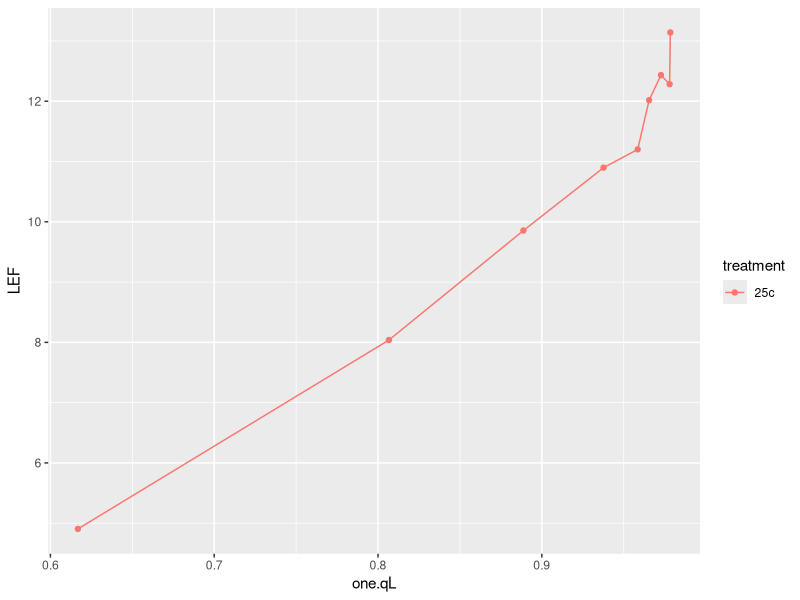
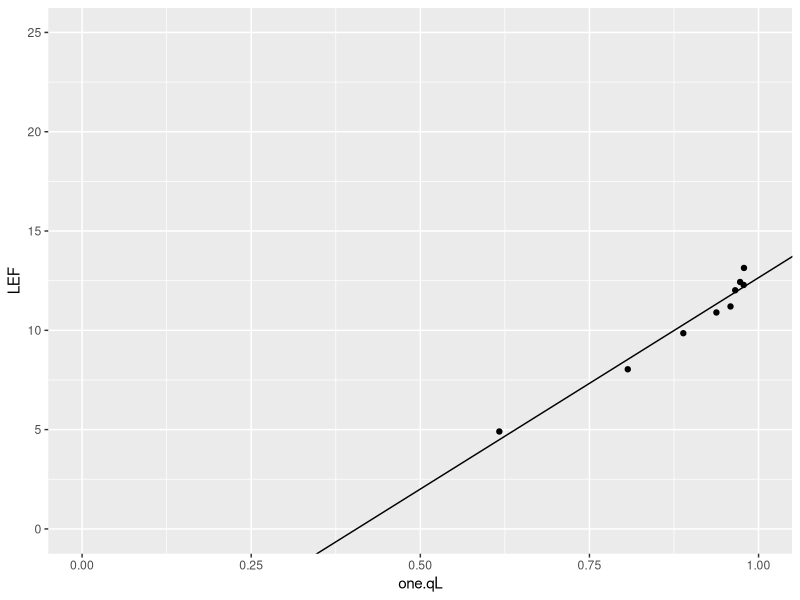
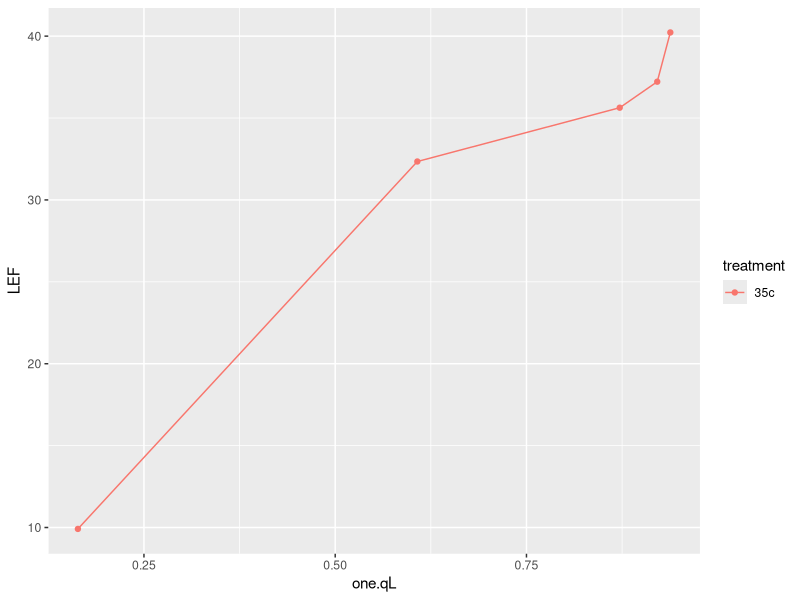
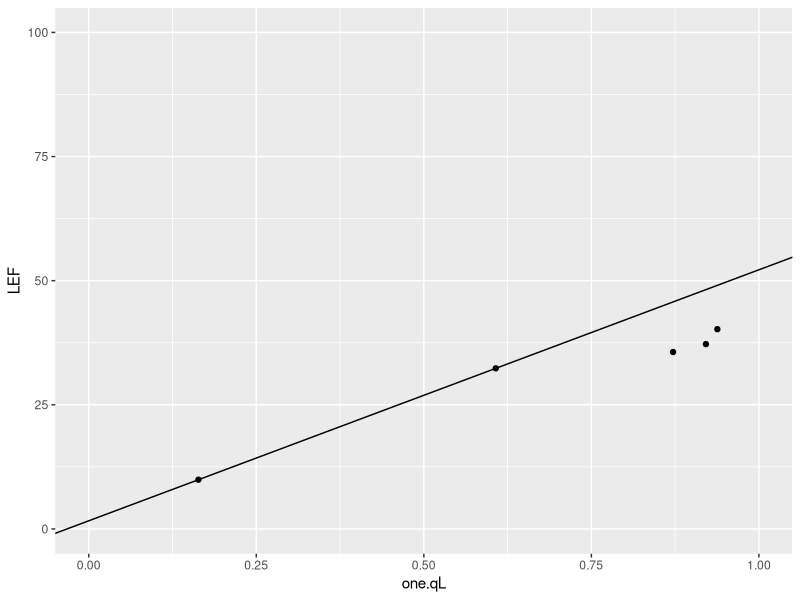
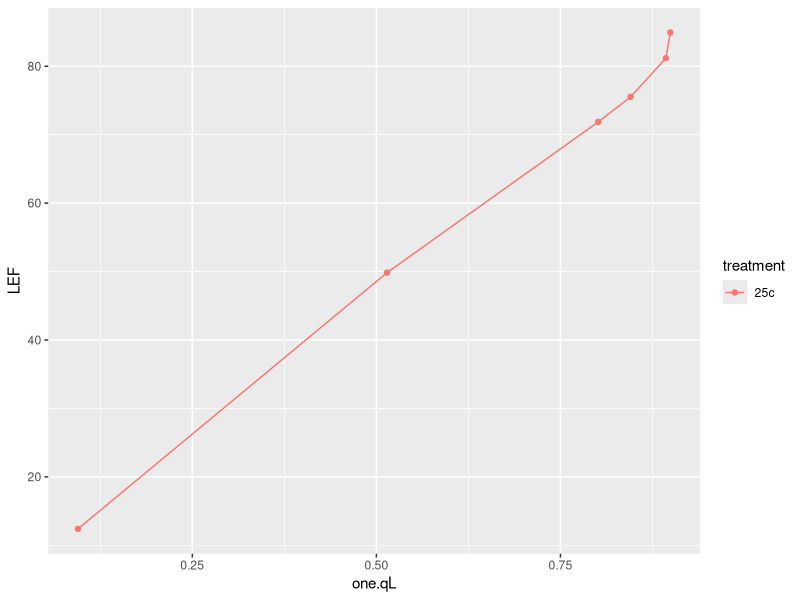
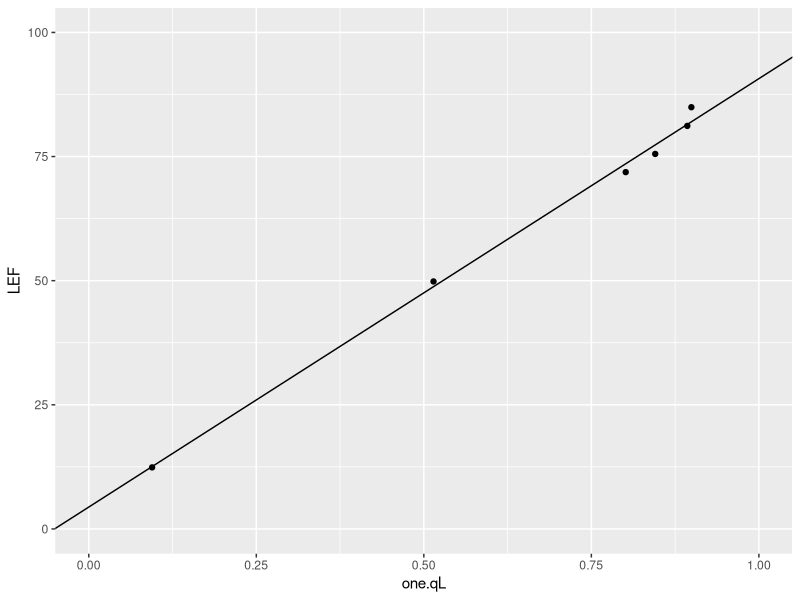
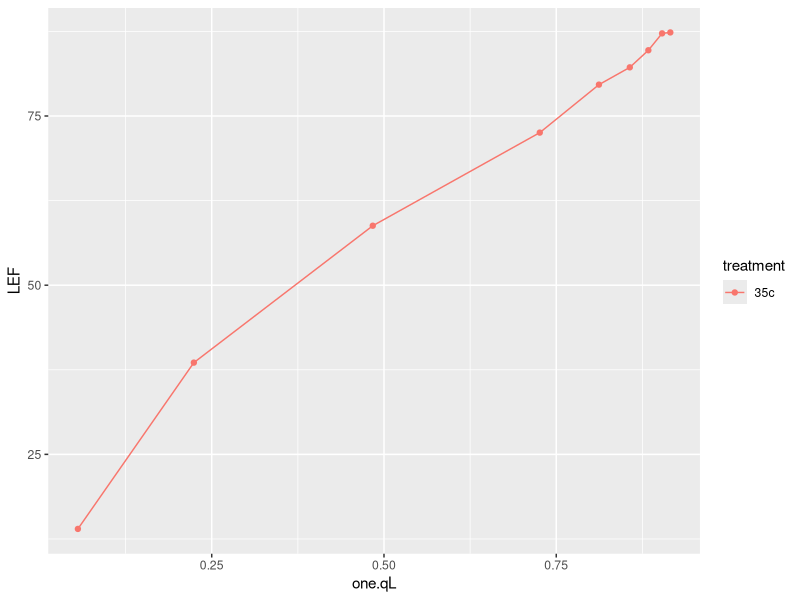
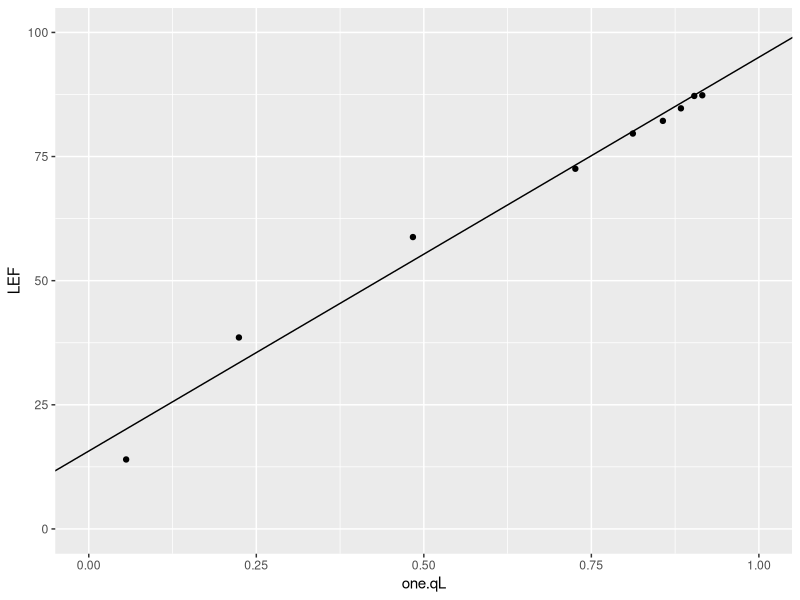

These charts were generated, in order, by the following R code:
### Load Libraries
library(tidyverse)

### read in .csv
lrc_18 <- read.csv("lrc_18.csv")



### Curve 1
gg_1 <- lrc_18 %>% 
  filter(id == "gg_1")
ggplot(gg_1, aes(x = one.qL, y = LEF, color = treatment, group = id)) + geom_point() + geom_line()
# creating linear model
lm_gg1 <- lm(LEF ~ one.qL, data = gg_1, subset = one.qL > 0.6)
# creating slope and intercept
gg_1_slope <- coef(lm_gg1)[2]
gg_1_intercept <- coef(lm_gg1)[1]
# plot
ggplot(gg_1, aes(one.qL, LEF)) +
  geom_point() +
  geom_abline(
    slope = gg_1_slope,
    intercept = gg_1_intercept) +
  scale_x_continuous(
    limits = c(0, 1)) + 
  scale_y_continuous(
    limits = c(0, 25))



### Curve 2
gg_2 <- lrc_18 %>% 
  filter(id == "gg_2")
ggplot(gg_2, aes(x = one.qL, y = LEF, color = treatment, group = id)) + geom_point() + geom_line()
# creating linear model
lm_gg2 <- lm(LEF ~ one.qL, data = gg_2, subset = one.qL < 0.8)
# creating slope and intercept
gg_2_slope <- coef(lm_gg2)[2]
gg_2_intercept <- coef(lm_gg2)[1]
# plot
ggplot(gg_2, aes(one.qL, LEF)) +
  geom_point() +
  geom_abline(
    slope = gg_2_slope,
    intercept = gg_2_intercept) +
  scale_x_continuous(
    limits = c(0, 1)) + 
  scale_y_continuous(
    limits = c(0, 100))



### Curve 3
gg_3 <- lrc_18 %>% 
  filter(id == "gg_3")
ggplot(gg_3, aes(x = one.qL, y = LEF, color = treatment, group = id)) + geom_point() + geom_line()
# creating linear model
lm_gg3 <- lm(LEF ~ one.qL, data = gg_3, subset = one.qL < 0.9)
# creating slope and intercept
gg_3_slope <- coef(lm_gg3)[2]
gg_3_intercept <- coef(lm_gg3)[1]
# plot
ggplot(gg_3, aes(one.qL, LEF)) +
  geom_point() +
  geom_abline(
    slope = gg_3_slope,
    intercept = gg_3_intercept) +
  scale_x_continuous(
    limits = c(0, 1)) + 
  scale_y_continuous(
    limits = c(0, 100))



### Curve 4
gg_4 <- lrc_18 %>% 
  filter(id == "gg_4")
ggplot(gg_4, aes(x = one.qL, y = LEF, color = treatment, group = id)) + geom_point() + geom_line()
# creating linear model
lm_gg4 <- lm(LEF ~ one.qL, data = gg_4, subset = one.qL < 0.9)
# creating slope and intercept
gg_4_slope <- coef(lm_gg4)[2]
gg_4_intercept <- coef(lm_gg4)[1]
# plot
ggplot(gg_4, aes(one.qL, LEF)) +
  geom_point() +
  geom_abline(
    slope = gg_4_slope,
    intercept = gg_4_intercept) +
  scale_x_continuous(
    limits = c(0, 1)) + 
  scale_y_continuous(
    limits = c(0, 100))



### Curve 5
gg_5 <- lrc_18 %>% 
  filter(id == "gg_5")
ggplot(gg_5, aes(x = one.qL, y = LEF, color = treatment, group = id)) + geom_point() + geom_line()
# creating linear model
lm_gg5 <- lm(LEF ~ one.qL, data = gg_5, subset = one.qL < 0.99)
# creating slope and intercept
gg_5_slope <- coef(lm_gg5)[2]
gg_5_intercept <- coef(lm_gg5)[1]
# plot
ggplot(gg_5, aes(one.qL, LEF)) +
  geom_point() +
  geom_abline(
    slope = gg_5_slope,
    intercept = gg_5_intercept) +
  scale_x_continuous(
    limits = c(0, 1)) + 
  scale_y_continuous(
    limits = c(0, 100))


### Curve 6
gg_6 <- lrc_18 %>% 
  filter(id == "gg_6")
ggplot(gg_6, aes(x = one.qL, y = LEF, color = treatment, group = id)) + geom_point() + geom_line()
# creating linear model
lm_gg6 <- lm(LEF ~ one.qL, data = gg_6, subset = one.qL < 0.75)
# creating slope and intercept
gg_6_slope <- coef(lm_gg6)[2]
gg_6_intercept <- coef(lm_gg6)[1]
# plot
ggplot(gg_6, aes(one.qL, LEF)) +
  geom_point() +
  geom_abline(
    slope = gg_6_slope,
    intercept = gg_6_intercept) +
  scale_x_continuous(
    limits = c(0, 1)) + 
  scale_y_continuous(
    limits = c(0, 20))



### Curve 7
gg_7 <- lrc_18 %>% 
  filter(id == "gg_7")
ggplot(gg_7, aes(x = one.qL, y = LEF, color = treatment, group = id)) + geom_point() + geom_line()
# creating linear model
lm_gg7 <- lm(LEF ~ one.qL, data = gg_7, subset = one.qL < 0.9)
# creating slope and intercept
gg_7_slope <- coef(lm_gg7)[2]
gg_7_intercept <- coef(lm_gg7)[1]
# plot
ggplot(gg_7, aes(one.qL, LEF)) +
  geom_point() +
  geom_abline(
    slope = gg_7_slope,
    intercept = gg_7_intercept) +
  scale_x_continuous(
    limits = c(0, 1)) + 
  scale_y_continuous(
    limits = c(0, 100))



### Curve 8
gg_8 <- lrc_18 %>% 
  filter(id == "gg_8")
ggplot(gg_8, aes(x = one.qL, y = LEF, color = treatment, group = id)) + geom_point() + geom_line()
# creating linear model
lm_gg8 <- lm(LEF ~ one.qL, data = gg_8, subset = one.qL < 0.8)
# creating slope and intercept
gg_8_slope <- coef(lm_gg8)[2]
gg_8_intercept <- coef(lm_gg8)[1]
# plot
ggplot(gg_8, aes(one.qL, LEF)) +
  geom_point() +
  geom_abline(
    slope = gg_8_slope,
    intercept = gg_8_intercept) +
  scale_x_continuous(
    limits = c(0, 1)) + 
  scale_y_continuous(
    limits = c(0, 100))



### Curve 9
gg_9 <- lrc_18 %>% 
  filter(id == "gg_9")
ggplot(gg_9, aes(x = one.qL, y = LEF, color = treatment, group = id)) + geom_point() + geom_line()
# creating linear model
lm_gg9 <- lm(LEF ~ one.qL, data = gg_9, subset = one.qL < 0.9)
# creating slope and intercept
gg_9_slope <- coef(lm_gg9)[2]
gg_9_intercept <- coef(lm_gg9)[1]
# plot
ggplot(gg_9, aes(one.qL, LEF)) +
  geom_point() +
  geom_abline(
    slope = gg_9_slope,
    intercept = gg_9_intercept) +
  scale_x_continuous(
    limits = c(0, 1)) + 
  scale_y_continuous(
    limits = c(0, 100))



### Curve 10
gg_10 <- lrc_18 %>% 
  filter(id == "gg_10")
gg_10 <- gg_10 %>%
  filter(machine == "ozzie")
ggplot(gg_10, aes(x = one.qL, y = LEF, color = treatment, group = id)) + geom_point() + geom_line()
# creating linear model
lm_gg10 <- lm(LEF ~ one.qL, data = gg_10, subset = one.qL < 0.85)
# creating slope and intercept
gg_10_slope <- coef(lm_gg10)[2]
gg_10_intercept <- coef(lm_gg10)[1]
# plot
ggplot(gg_10, aes(one.qL, LEF)) +
  geom_point() +
  geom_abline(
    slope = gg_10_slope,
    intercept = gg_10_intercept) +
  scale_x_continuous(
    limits = c(0, 1)) + 
  scale_y_continuous(
    limits = c(0, 100))



### Curve 11
gg_11 <- lrc_18 %>% 
  filter(id == "gg_11")
ggplot(gg_11, aes(x = one.qL, y = LEF, color = treatment, group = id)) + geom_point() + geom_line()
# creating linear model
lm_gg11 <- lm(LEF ~ one.qL, data = gg_11, subset = one.qL < 0.8)
# creating slope and intercept
gg_11_slope <- coef(lm_gg11)[2]
gg_11_intercept <- coef(lm_gg11)[1]
# plot
ggplot(gg_11, aes(one.qL, LEF)) +
  geom_point() +
  geom_abline(
    slope = gg_11_slope,
    intercept = gg_11_intercept) +
  scale_x_continuous(
    limits = c(0, 1)) + 
  scale_y_continuous(
    limits = c(0, 60))



### Curve 12
gg_12 <- lrc_18 %>% 
  filter(id == "gg_12")
ggplot(gg_12, aes(x = one.qL, y = LEF, color = treatment, group = id)) + geom_point() + geom_line()
# creating linear model
lm_gg12 <- lm(LEF ~ one.qL, data = gg_12, subset = one.qL < 0.5)
# creating slope and intercept
gg_12_slope <- coef(lm_gg12)[2]
gg_12_intercept <- coef(lm_gg12)[1]
# plot
ggplot(gg_12, aes(one.qL, LEF)) +
  geom_point() +
  geom_abline(
    slope = gg_12_slope,
    intercept = gg_12_intercept) +
  scale_x_continuous(
    limits = c(0, 1)) + 
  scale_y_continuous(
    limits = c(0, 100))



### Curve 13 no data


### Curve 14
gg_14 <- lrc_18 %>% 
  filter(id == "gg_14")
ggplot(gg_14, aes(x = one.qL, y = LEF, color = treatment, group = id)) + geom_point() + geom_line()
# creating linear model
lm_gg14 <- lm(LEF ~ one.qL, data = gg_14, subset = one.qL < 0.75)
# creating slope and intercept
gg_14_slope <- coef(lm_gg14)[2]
gg_14_intercept <- coef(lm_gg14)[1]
# plot
ggplot(gg_14, aes(one.qL, LEF)) +
  geom_point() +
  geom_abline(
    slope = gg_14_slope,
    intercept = gg_14_intercept) +
  scale_x_continuous(
    limits = c(0, 1)) + 
  scale_y_continuous(
    limits = c(0, 60))



### Curve 15
gg_15 <- lrc_18 %>% 
  filter(id == "gg_15")
ggplot(gg_15, aes(x = one.qL, y = LEF, color = treatment, group = id)) + geom_point() + geom_line()
# creating linear model
lm_gg15 <- lm(LEF ~ one.qL, data = gg_15, subset = one.qL < 0.8)
# creating slope and intercept
gg_15_slope <- coef(lm_gg15)[2]
gg_15_intercept <- coef(lm_gg15)[1]
# plot
ggplot(gg_15, aes(one.qL, LEF)) +
  geom_point() +
  geom_abline(
    slope = gg_15_slope,
    intercept = gg_15_intercept) +
  scale_x_continuous(
    limits = c(0, 1)) + 
  scale_y_continuous(
    limits = c(0, 100))



### Curve 16
gg_16 <- lrc_18 %>% 
  filter(id == "gg_16")
ggplot(gg_16, aes(x = one.qL, y = LEF, color = treatment, group = id)) + geom_point() + geom_line()
# creating linear model
lm_gg16 <- lm(LEF ~ one.qL, data = gg_16, subset = one.qL < 0.9)
# creating slope and intercept
gg_16_slope <- coef(lm_gg16)[2]
gg_16_intercept <- coef(lm_gg16)[1]
# plot
ggplot(gg_16, aes(one.qL, LEF)) +
  geom_point() +
  geom_abline(
    slope = gg_16_slope,
    intercept = gg_16_intercept) +
  scale_x_continuous(
    limits = c(0, 1)) + 
  scale_y_continuous(
    limits = c(0, 100))



### Curve 17 no data



### Curve 18
gg_18 <- lrc_18 %>% 
  filter(id == "gg_18")
gg_18 <- gg_18[-c(1,2,3),]
ggplot(gg_18, aes(x = one.qL, y = LEF, color = treatment, group = id)) + geom_point() + geom_line()
# creating linear model
lm_gg18 <- lm(LEF ~ one.qL, data = gg_18, subset = one.qL < 0.9)
# creating slope and intercept
gg_18_slope <- coef(lm_gg18)[2]
gg_18_intercept <- coef(lm_gg18)[1]
# plot
ggplot(gg_18, aes(one.qL, LEF)) +
  geom_point() +
  geom_abline(
    slope = gg_18_slope,
    intercept = gg_18_intercept) +
  scale_x_continuous(
    limits = c(0, 1)) + 
  scale_y_continuous(
    limits = c(0, 50))



### Curve 19
gg_19 <- lrc_18 %>% 
  filter(id == "gg_19")
ggplot(gg_19, aes(x = one.qL, y = LEF, color = treatment, group = id)) + geom_point() + geom_line()
# creating linear model
lm_gg19 <- lm(LEF ~ one.qL, data = gg_19, subset = one.qL < 0.8)
# creating slope and intercept
gg_19_slope <- coef(lm_gg19)[2]
gg_19_intercept <- coef(lm_gg19)[1]
# plot
ggplot(gg_19, aes(one.qL, LEF)) +
  geom_point() +
  geom_abline(
    slope = gg_19_slope,
    intercept = gg_19_intercept) +
  scale_x_continuous(
    limits = c(0, 1)) + 
  scale_y_continuous(
    limits = c(0, 100))



### Curve 20 no data



### Curve 21
gg_21 <- lrc_18 %>% 
  filter(id == "gg_21")
ggplot(gg_21, aes(x = one.qL, y = LEF, color = treatment, group = id)) + geom_point() + geom_line()
# creating linear model
lm_gg21 <- lm(LEF ~ one.qL, data = gg_21, subset = one.qL < 0.9)
# creating slope and intercept
gg_21_slope <- coef(lm_gg21)[2]
gg_21_intercept <- coef(lm_gg21)[1]
# plot
ggplot(gg_21, aes(one.qL, LEF)) +
  geom_point() +
  geom_abline(
    slope = gg_21_slope,
    intercept = gg_21_intercept) +
  scale_x_continuous(
    limits = c(0, 1)) + 
  scale_y_continuous(
    limits = c(0, 100))



### Curve 22
gg_22 <- lrc_18 %>% 
  filter(id == "gg_22")
ggplot(gg_22, aes(x = one.qL, y = LEF, color = treatment, group = id)) + geom_point() + geom_line()
# creating linear model
lm_gg22 <- lm(LEF ~ one.qL, data = gg_22, subset = one.qL < 0.7)
# creating slope and intercept
gg_22_slope <- coef(lm_gg22)[2]
gg_22_intercept <- coef(lm_gg22)[1]
# plot
ggplot(gg_22, aes(one.qL, LEF)) +
  geom_point() +
  geom_abline(
    slope = gg_22_slope,
    intercept = gg_22_intercept) +
  scale_x_continuous(
    limits = c(0, 1)) + 
  scale_y_continuous(
    limits = c(0, 70))



### Curve 23
gg_23 <- lrc_18 %>% 
  filter(id == "gg_23")
gg_23 <- gg_23[-c(1,2,3),]
ggplot(gg_23, aes(x = one.qL, y = LEF, color = treatment, group = id)) + geom_point() + geom_line()
# creating linear model
lm_gg23 <- lm(LEF ~ one.qL, data = gg_23, subset = one.qL < 0.9)
# creating slope and intercept
gg_23_slope <- coef(lm_gg23)[2]
gg_23_intercept <- coef(lm_gg23)[1]
# plot
ggplot(gg_23, aes(one.qL, LEF)) +
  geom_point() +
  geom_abline(
    slope = gg_23_slope,
    intercept = gg_23_intercept) +
  scale_x_continuous(
    limits = c(0, 1)) + 
  scale_y_continuous(
    limits = c(0, 50))



### Curve 24
gg_24 <- lrc_18 %>% 
  filter(id == "gg_24")
gg_24 <- gg_24 %>%
  filter(machine == "albert")
ggplot(gg_24, aes(x = one.qL, y = LEF, color = treatment, group = id)) + geom_point() + geom_line()
# creating linear model
lm_gg24 <- lm(LEF ~ one.qL, data = gg_24, subset = one.qL < 0.5)
# creating slope and intercept
gg_24_slope <- coef(lm_gg24)[2]
gg_24_intercept <- coef(lm_gg24)[1]
# plot
ggplot(gg_24, aes(one.qL, LEF)) +
  geom_point() +
  geom_abline(
    slope = gg_24_slope,
    intercept = gg_24_intercept) +
  scale_x_continuous(
    limits = c(0, 1)) + 
  scale_y_continuous(
    limits = c(0, 50))



### Curve 25
gg_25 <- lrc_18 %>% 
  filter(id == "gg_25")
ggplot(gg_25, aes(x = one.qL, y = LEF, color = treatment, group = id)) + geom_point() + geom_line()
# creating linear model
lm_gg25 <- lm(LEF ~ one.qL, data = gg_25, subset = one.qL > 0.25)
# creating slope and intercept
gg_25_slope <- coef(lm_gg25)[2]
gg_25_intercept <- coef(lm_gg25)[1]
# plot
ggplot(gg_25, aes(one.qL, LEF)) +
  geom_point() +
  geom_abline(
    slope = gg_25_slope,
    intercept = gg_25_intercept) +
  scale_x_continuous(
    limits = c(0, 1)) + 
  scale_y_continuous(
    limits = c(0, 100))

  

### Curve 26
gg_26 <- lrc_18 %>% 
  filter(id == "gg_26")
ggplot(gg_26, aes(x = one.qL, y = LEF, color = treatment, group = id)) + geom_point() + geom_line()
# creating linear model
lm_gg26 <- lm(LEF ~ one.qL, data = gg_26, subset = one.qL < 0.75)
# creating slope and intercept
gg_26_slope <- coef(lm_gg26)[2]
gg_26_intercept <- coef(lm_gg26)[1]
# plot
ggplot(gg_26, aes(one.qL, LEF)) +
  geom_point() +
  geom_abline(
    slope = gg_26_slope,
    intercept = gg_26_intercept) +
  scale_x_continuous(
    limits = c(0, 1)) + 
  scale_y_continuous(
    limits = c(0, 60))



### Curve 27
gg_27 <- lrc_18 %>% 
  filter(id == "gg_27")
ggplot(gg_27, aes(x = one.qL, y = LEF, color = treatment, group = id)) + geom_point() + geom_line()
# creating linear model
lm_gg27 <- lm(LEF ~ one.qL, data = gg_27, subset = one.qL < 0.99)
# creating slope and intercept
gg_27_slope <- coef(lm_gg27)[2]
gg_27_intercept <- coef(lm_gg27)[1]
# plot
ggplot(gg_27, aes(one.qL, LEF)) +
  geom_point() +
  geom_abline(
    slope = gg_27_slope,
    intercept = gg_27_intercept) +
  scale_x_continuous(
    limits = c(0, 1)) + 
  scale_y_continuous(
    limits = c(0, 100))



### Curve 28
gg_28 <- lrc_18 %>% 
  filter(id == "gg_28")
ggplot(gg_28, aes(x = one.qL, y = LEF, color = treatment, group = id)) + geom_point() + geom_line()
# creating linear model
lm_gg28 <- lm(LEF ~ one.qL, data = gg_28, subset = one.qL < 0.99)
# creating slope and intercept
gg_28_slope <- coef(lm_gg28)[2]
gg_28_intercept <- coef(lm_gg28)[1]
# plot
ggplot(gg_28, aes(one.qL, LEF)) +
  geom_point() +
  geom_abline(
    slope = gg_28_slope,
    intercept = gg_28_intercept) +
  scale_x_continuous(
    limits = c(0, 1)) + 
  scale_y_continuous(
    limits = c(0, 100))



### Curve 29
gg_29 <- lrc_18 %>% 
  filter(id == "gg_29")
ggplot(gg_29, aes(x = one.qL, y = LEF, color = treatment, group = id)) + geom_point() + geom_line()
# creating linear model
lm_gg29 <- lm(LEF ~ one.qL, data = gg_29, subset = one.qL < 0.8)
# creating slope and intercept
gg_29_slope <- coef(lm_gg29)[2]
gg_29_intercept <- coef(lm_gg29)[1]
# plot
ggplot(gg_29, aes(one.qL, LEF)) +
  geom_point() +
  geom_abline(
    slope = gg_29_slope,
    intercept = gg_29_intercept) +
  scale_x_continuous(
    limits = c(0, 1)) + 
  scale_y_continuous(
    limits = c(0, 50))



### Curve 30
gg_30 <- lrc_18 %>% 
  filter(id == "gg_30")
ggplot(gg_30, aes(x = one.qL, y = LEF, color = treatment, group = id)) + geom_point() + geom_line()
# creating linear model
lm_gg30 <- lm(LEF ~ one.qL, data = gg_30, subset = one.qL < 0.7)
# creating slope and intercept
gg_30_slope <- coef(lm_gg30)[2]
gg_30_intercept <- coef(lm_gg30)[1]
# plot
ggplot(gg_30, aes(one.qL, LEF)) +
  geom_point() +
  geom_abline(
    slope = gg_30_slope,
    intercept = gg_30_intercept) +
  scale_x_continuous(
    limits = c(0, 1)) + 
  scale_y_continuous(
    limits = c(0, 60))



### Curve 31
gg_31 <- lrc_18 %>% 
  filter(id == "gg_31")
ggplot(gg_31, aes(x = one.qL, y = LEF, color = treatment, group = id)) + geom_point() + geom_line()
# creating linear model
lm_gg31 <- lm(LEF ~ one.qL, data = gg_31, subset = one.qL < 0.99)
# creating slope and intercept
gg_31_slope <- coef(lm_gg31)[2]
gg_31_intercept <- coef(lm_gg31)[1]
# plot
ggplot(gg_31, aes(one.qL, LEF)) +
  geom_point() +
  geom_abline(
    slope = gg_31_slope,
    intercept = gg_31_intercept) +
  scale_x_continuous(
    limits = c(0, 1)) + 
  scale_y_continuous(
    limits = c(0, 50))



### Curve 32
gg_32 <- lrc_18 %>% 
  filter(id == "gg_32")
gg_32 <- gg_32 %>%
  filter(machine == "stan")
ggplot(gg_32, aes(x = one.qL, y = LEF, color = treatment, group = id)) + geom_point() + geom_line()
# creating linear model
lm_gg32 <- lm(LEF ~ one.qL, data = gg_32, subset = one.qL < 0.7)
# creating slope and intercept
gg_32_slope <- coef(lm_gg32)[2]
gg_32_intercept <- coef(lm_gg32)[1]
# plot
ggplot(gg_32, aes(one.qL, LEF)) +
  geom_point() +
  geom_abline(
    slope = gg_32_slope,
    intercept = gg_32_intercept) +
  scale_x_continuous(
    limits = c(0, 1)) + 
  scale_y_continuous(
    limits = c(0, 50))



### Curve 33
gg_33 <- lrc_18 %>% 
  filter(id == "gg_33")
ggplot(gg_33, aes(x = one.qL, y = LEF, color = treatment, group = id)) + geom_point() + geom_line()
# creating linear model
lm_gg33 <- lm(LEF ~ one.qL, data = gg_33, subset = one.qL < 0.9)
# creating slope and intercept
gg_33_slope <- coef(lm_gg33)[2]
gg_33_intercept <- coef(lm_gg33)[1]
# plot
ggplot(gg_33, aes(one.qL, LEF)) +
  geom_point() +
  geom_abline(
    slope = gg_33_slope,
    intercept = gg_33_intercept) +
  scale_x_continuous(
    limits = c(0, 1)) + 
  scale_y_continuous(
    limits = c(0, 100))



### Curve 34
gg_34 <- lrc_18 %>% 
  filter(id == "gg_34")
ggplot(gg_34, aes(x = one.qL, y = LEF, color = treatment, group = id)) + geom_point() + geom_line()
# creating linear model
lm_gg34 <- lm(LEF ~ one.qL, data = gg_34, subset = (one.qL < 0.7))
# creating slope and intercept
gg_34_slope <- coef(lm_gg34)[2]
gg_34_intercept <- coef(lm_gg34)[1]
# plot
ggplot(gg_34, aes(one.qL, LEF)) +
  geom_point() +
  geom_abline(
    slope = gg_34_slope,
    intercept = gg_34_intercept) +
  scale_x_continuous(
    limits = c(0, 1)) + 
  scale_y_continuous(
    limits = c(0, 100))



### Curve 35
gg_35 <- lrc_18 %>% 
  filter(id == "gg_35")
ggplot(gg_35, aes(x = one.qL, y = LEF, color = treatment, group = id)) + geom_point() + geom_line()
# creating linear model
lm_gg35 <- lm(LEF ~ one.qL, data = gg_35, subset = one.qL < 0.8)
# creating slope and intercept
gg_35_slope <- coef(lm_gg35)[2]
gg_35_intercept <- coef(lm_gg35)[1]
# plot
ggplot(gg_35, aes(one.qL, LEF)) +
  geom_point() +
  geom_abline(
    slope = gg_35_slope,
    intercept = gg_35_intercept) +
  scale_x_continuous(
    limits = c(0, 1)) + 
  scale_y_continuous(
    limits = c(0, 150))



### Curve 36
gg_36 <- lrc_18 %>% 
  filter(id == "gg_36")
ggplot(gg_36, aes(x = one.qL, y = LEF, color = treatment, group = id)) + geom_point() + geom_line()
# creating linear model
lm_gg36 <- lm(LEF ~ one.qL, data = gg_36, subset = one.qL < 0.9)
# creating slope and intercept
gg_36_slope <- coef(lm_gg36)[2]
gg_36_intercept <- coef(lm_gg36)[1]
# plot
ggplot(gg_36, aes(one.qL, LEF)) +
  geom_point() +
  geom_abline(
    slope = gg_36_slope,
    intercept = gg_36_intercept) +
  scale_x_continuous(
    limits = c(0, 1)) + 
  scale_y_continuous(
    limits = c(0, 100))



### Curve 37
gg_37 <- lrc_18 %>% 
  filter(id == "gg_37")
ggplot(gg_37, aes(x = one.qL, y = LEF, color = treatment, group = id)) + geom_point() + geom_line()
# creating linear model
lm_gg37 <- lm(LEF ~ one.qL, data = gg_37, subset = one.qL < 0.8)
# creating slope and intercept
gg_37_slope <- coef(lm_gg37)[2]
gg_37_intercept <- coef(lm_gg37)[1]
# plot
ggplot(gg_37, aes(one.qL, LEF)) +
  geom_point() +
  geom_abline(
    slope = gg_37_slope,
    intercept = gg_37_intercept) +
  scale_x_continuous(
    limits = c(0, 1)) + 
  scale_y_continuous(
    limits = c(0, 30))



### Curve 38
gg_38 <- lrc_18 %>% 
  filter(id == "gg_38")
gg_38 <- gg_38[-c(1,2,3),]
ggplot(gg_38, aes(x = one.qL, y = LEF, color = treatment, group = id)) + geom_point() + geom_line()
# creating linear model
lm_gg38 <- lm(LEF ~ one.qL, data = gg_38, subset = one.qL < 0.75)
# creating slope and intercept
gg_38_slope <- coef(lm_gg38)[2]
gg_38_intercept <- coef(lm_gg38)[1]
# plot
ggplot(gg_38, aes(one.qL, LEF)) +
  geom_point() +
  geom_abline(
    slope = gg_38_slope,
    intercept = gg_38_intercept) +
  scale_x_continuous(
    limits = c(0, 1)) + 
  scale_y_continuous(
    limits = c(0, 50))




### Curve 39
gg_39 <- lrc_18 %>% 
  filter(id == "gg_39")
ggplot(gg_39, aes(x = one.qL, y = LEF, color = treatment, group = id)) + geom_point() + geom_line()
# creating linear model
lm_gg39 <- lm(LEF ~ one.qL, data = gg_39, subset = one.qL < 0.99)
# creating slope and intercept
gg_39_slope <- coef(lm_gg39)[2]
gg_39_intercept <- coef(lm_gg39)[1]
# plot
ggplot(gg_39, aes(one.qL, LEF)) +
  geom_point() +
  geom_abline(
    slope = gg_39_slope,
    intercept = gg_39_intercept) +
  scale_x_continuous(
    limits = c(0, 1)) + 
  scale_y_continuous(
    limits = c(0, 40))



### Curve 40
gg_40 <- lrc_18 %>% 
  filter(id == "gg_40")
ggplot(gg_40, aes(x = one.qL, y = LEF, color = treatment, group = id)) + geom_point() + geom_line()
# creating linear model
lm_gg40 <- lm(LEF ~ one.qL, data = gg_40, subset = one.qL < 0.9)
# creating slope and intercept
gg_40_slope <- coef(lm_gg40)[2]
gg_40_intercept <- coef(lm_gg40)[1]
# plot
ggplot(gg_40, aes(one.qL, LEF)) +
  geom_point() +
  geom_abline(
    slope = gg_40_slope,
    intercept = gg_40_intercept) +
  scale_x_continuous(
    limits = c(0, 1)) + 
  scale_y_continuous(
    limits = c(0, 40))


### Creating dataframe
vqmax18_df <- data.frame(
  id = c("gg_1", "gg_2", "gg_3", "gg_4", "gg_5", "gg_6", "gg_7", "gg_8", "gg_9",
         "gg_10", "gg_11", "gg_12", "gg_14", "gg_15", "gg_16", "gg_18", 
         "gg_19", "gg_21", "gg_22", "gg_23", "gg_24", "gg_25", "gg_26", 
         "gg_27", "gg_28", "gg_29", "gg_30", "gg_31", "gg_32", "gg_33", "gg_34", 
         "gg_35", "gg_36", "gg_37", "gg_38", "gg_39", "gg_40" ),
  slope_18 = c(gg_1_slope, gg_2_slope, gg_3_slope, gg_4_slope, gg_5_slope, gg_6_slope, gg_7_slope, gg_8_slope, gg_9_slope,
               gg_10_slope, gg_11_slope, gg_12_slope, gg_14_slope, gg_15_slope, gg_16_slope, gg_18_slope, 
               gg_19_slope, gg_21_slope, gg_22_slope, gg_23_slope, gg_24_slope, gg_25_slope, gg_26_slope, 
               gg_27_slope, gg_28_slope, gg_29_slope, gg_30_slope, gg_31_slope, gg_32_slope, gg_33_slope, gg_34_slope, 
               gg_35_slope, gg_36_slope, gg_37_slope, gg_38_slope, gg_39_slope, gg_40_slope),
  intercept_18 = c(gg_1_slope, gg_2_intercept, gg_3_intercept, gg_4_intercept, gg_5_intercept, gg_6_intercept, gg_7_intercept, gg_8_intercept, gg_9_intercept,
                   gg_10_intercept, gg_11_intercept, gg_12_intercept, gg_14_intercept, gg_15_intercept, gg_16_intercept, gg_18_intercept, 
                   gg_19_intercept, gg_21_intercept, gg_22_intercept, gg_23_intercept, gg_24_intercept, gg_25_intercept, gg_26_intercept, 
                   gg_27_intercept, gg_28_intercept, gg_29_intercept, gg_30_intercept, gg_31_intercept, gg_32_intercept, gg_33_intercept, gg_34_intercept, 
                   gg_35_intercept, gg_36_intercept, gg_37_intercept, gg_38_intercept, gg_39_intercept, gg_40_intercept)
)
vqmax18_df


### calculating Vqmax
vqmax18_df$vqmax_18 <- vqmax18_df$intercept + vqmax18_df$slope
vqmax18_df

### adding treatment column
vqmax18_df$replicate <- as.numeric(gsub("\\D", "", vqmax18_df$id))
vqmax18_df$treatment <- ifelse(vqmax18_df$replicate %% 2 == 1,
                               "25c",
                               "35c")
vqmax18_df$replicate <- NULL
vqmax18_df

### add leaf temp
vqmax18_df$tleaf_fac <- "18c"
vqmax18_df


### graph and stats time
ggplot(vqmax18_df, aes(x = treatment, y = vqmax_18)) + geom_boxplot() 
vqmax18_lm <- lm(vqmax_18 ~ treatment, data = vqmax18_df)
anova(vqmax18_lm)
plot(vqmax18_lm)

### write .csv
write.csv(vqmax18_df, "vqmax18_df.csv")
